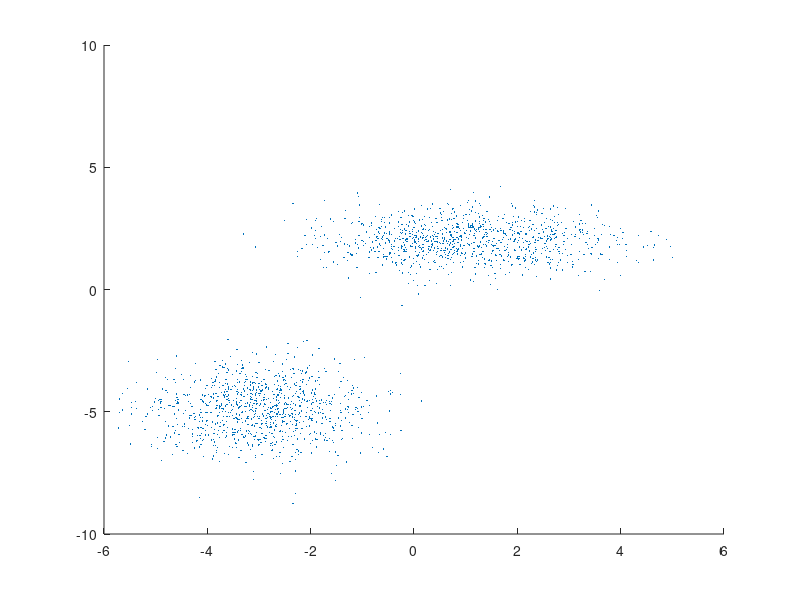

Source code (MATLAB): (Note: this script raises an error after producing the figure.)
% fitgmdist()
% N = sample num
% D = dimension
% K = component num

% X = [N x D]
% Model:
%   Mu = [K x D]
%   Sigma = [D x D x K]
%   Weights = [1 x K]
% Ref:
%   https://github.com/Mrliukuang/scikit-learn/blob/master/sklearn/mixture/gmm.py
%   fitgmdist()
clear; clc; close all;

MU1 = [1 2];
SIGMA1 = [2 0; 0 .5];
MU2 = [-3 -5];
SIGMA2 = [1 0; 0 1];
X = [mvnrnd(MU1,SIGMA1,1000);mvnrnd(MU2,SIGMA2,1000)];
scatter(X(:,1),X(:,2),10,'.')
hold on

K = 2;
[N, D] = size(X);
model = [];

%% Initialization step
[~, model.Mu] = kmeans(X, K);
model.Weights = ones(1, K) ./ K;

min_covar = 1e-3;   %  Floor on the diagonal of the covariance matrix to prevent overfitting.  Defaults to 1e-3.
cv = cov(X) + min_covar * eye(D);
model.Sigma = repmat(cv, [1, 1, K]);

%% EM algorithm
n_iter = 100;
model.Converged = false;
tol = 1e-6;   % Tolerance. EM iterations will stop when average gain in log-likelihood meet this tolerance.
pre_likelihood = -Inf;

for i = 1:n_iter
    % E step: calculating responsibility in log form
    [logpx, resp] = e_step(X, model);
    likelihood = mean(logpx);
    
    % Convergence check
    delta = likelihood - pre_likelihood;
    if delta >= 0 && delta < tol * abs(likelihood)    % use relative difference
        model.Converged = true;
        break
    end
    pre_likelihood = likelihood;
    
    % M step: update params
    model = m_step(X, resp);
    
    fprintf('iter %d: p(x) = %f, delta = %f\n', i, likelihood, delta);
end







































